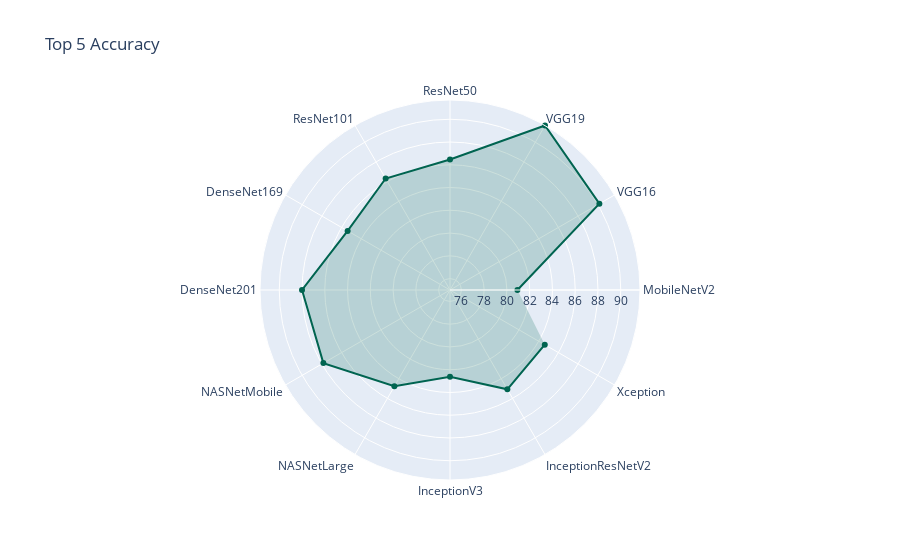

Source (notebook cell):
### Markdown cell above
### Similar classes

### Code cell
viz.plot_metric_radar(names, similar_classes_pct, 'Top 5 Accuracy', min_value=75)

### Figure 1 — Plotly figure (JSON) as saved in the notebook; plotly's stock layout.template omitted (floating-point values rounded to 4 significant figures)
{"data": [{"fill": "toself", "fillcolor": "rgba(0,100,80,0.2)", "line": {"color": "rgb(0,100,80)", "width": 2}, "mode": "lines+markers", "r": [80.92, 90.15, 91.69, 86.46, 86.31, 85.38, 88.0, 87.85, 84.77, 82.62, 85.08, 84.62], "theta": ["MobileNetV2", "VGG16", "VGG19", "ResNet50", "ResNet101", "DenseNet169", "DenseNet201", "NASNetMobile", "NASNetLarge", "InceptionV3", "InceptionResNetV2", "Xception"], "type": "scatterpolar"}], "layout": {"polar": {"radialaxis": {"visible": true, "range": [75, 91.69], "angle": 0, "tickangle": 0}}, "showlegend": false, "title": {"text": "Top 5 Accuracy"}}}
